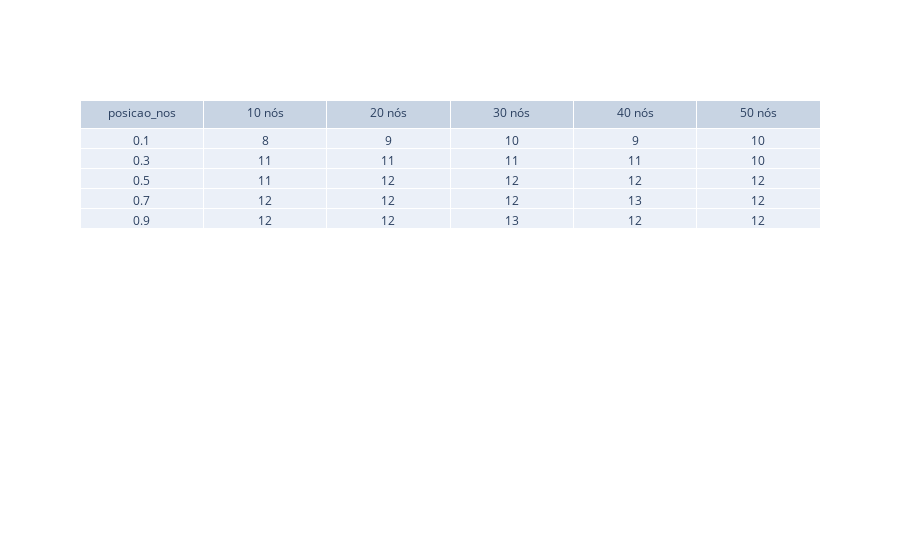

The code cell stored with this chart in its notebook:
### Code cell
c = 3
print(f"seed {seeds[c]}")
m = moda_diferent0[c*5*5:5*5*(c+1),:]
fig = go.Figure(data=[go.Table(header=dict(values=['posicao_nos','10 nós', '20 nós', '30 nós', '40 nós', '50 nós']),
                 cells=dict(values=np.vstack([posicao_nos,m[:, -2].reshape(5,5) ])))])
fig.show()

### Figure 1 — Plotly figure (JSON) as saved in the notebook; plotly's stock layout.template omitted (floating-point values rounded to 4 significant figures)
{"data": [{"cells": {"values": [[0.1, 0.3, 0.5, 0.7, 0.9], [8, 11, 11, 12, 12], [9, 11, 12, 12, 12], [10, 11, 12, 12, 13], [9, 11, 12, 13, 12], [10, 10, 12, 12, 12]]}, "header": {"values": ["posicao_nos", "10 nós", "20 nós", "30 nós", "40 nós", "50 nós"]}, "type": "table"}], "layout": {}}
